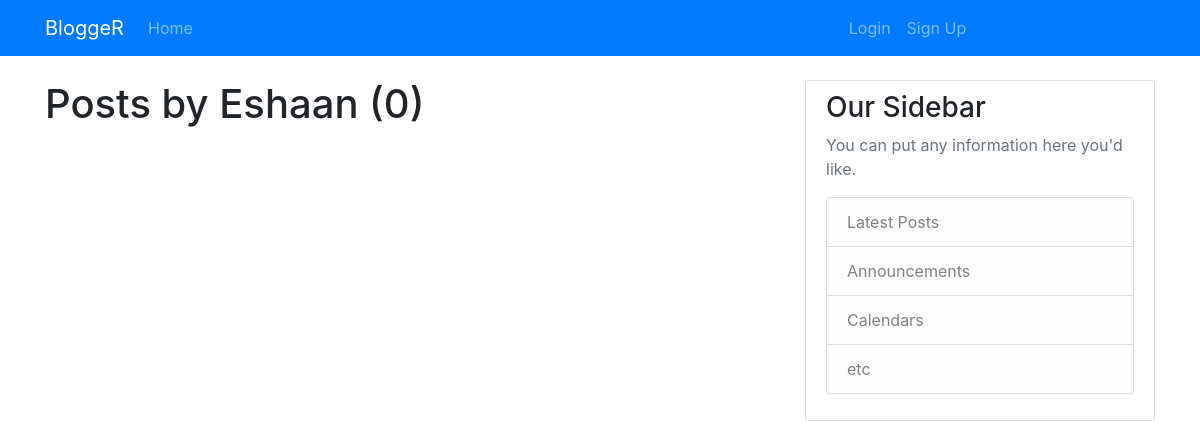
/user/Eshaan, run on an earlier commit of the app's database.
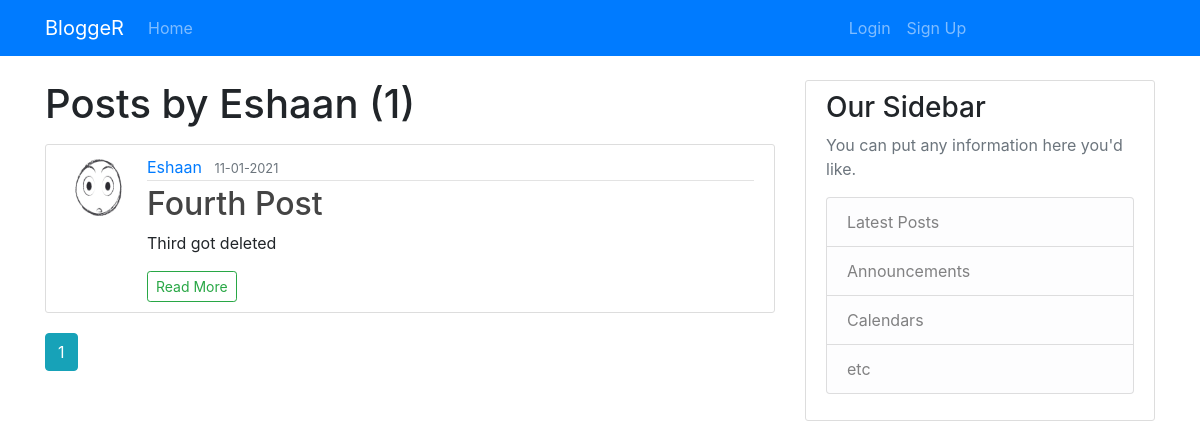
And on a later commit of the database.
### main/models.py (models this page shows, shortened)
class Post(db.Model):
    id = db.Column(db.Integer, primary_key=True)
    title = db.Column(db.String, nullable=False)
    date_posted = db.Column(db.DateTime, nullable=False,
                            default=datetime.utcnow)
    content = db.Column(db.Text, nullable=False)
    user_id = db.Column(db.Integer, db.ForeignKey('user.id'), nullable=False)

class User(db.Model,UserMixin):
    id = db.Column(db.Integer, primary_key=True)
    username = db.Column(db.String(20), unique=True, nullable=False)
    email = db.Column(db.String(120), unique=True, nullable=False)
    image_file = db.Column(db.String(20), unique=False,
                           nullable=False, default="default.jpg")
    password = db.Column(db.String(60), nullable=False)
    posts = db.relationship('Post',
                            backref=db.backref('author', lazy=True))

### main/routes.py (the view)
@app.route("/user/<string:username>")
def user_post(username):
    page=request.args.get('page',1,type=int)
    user=User.query.filter_by(username=username)\
        .first_or_404()
    posts=Post.query.filter_by(author=user)\
        .order_by(Post.date_posted.desc())\
            .paginate(page=page,per_page=3)
    return render_template('user_post.html',user=user,posts=posts)

### main/templates/user_post.html
{%extends "layout.html" %} {%block content%}
<h1 class="mb-3">Posts by {{user.username}} ({{posts.total}})</h1>
{%for post in posts.items%}
<article class="media content-section">
	<img src="{{url_for('static',filename='picture/'+post.author.image_file)}}" class='rounded-circle article-img'>
	<div class="media-body">
		<div class="article-metadata">
			<a class="mr-2" href="{{url_for('user_post',username=post.author.username)}}">{{ post.author.username }}</a>
			<small class="text-muted">{{ post.date_posted.strftime('%d-%m-%Y') }}</small>
		</div>
		<h2><a class="article-title" href="{{url_for('post',post_id=post.id)}}">{{ post.title }}</a></h2>
		<p class="article-content">{{ post.content[:500] }}</p>
		<a class='btn btn-outline-success btn-sm' href="{{url_for('post',post_id=post.id)}}">Read More</a>
	</div>
</article>
{%endfor%}
	{%for page_num in posts.iter_pages(left_edge=1,right_edge=1,left_current=1,right_current=2)%}
		{%if page_num%}
			{%if page_num==posts.page%}
				<a class="btn btn-info mb-4" href="{{url_for('user_post',username=user.username,page=page_num)}}">{{page_num}}</a>
			{%else%}
				<a class="btn btn-outline-info mb-4" href="{{url_for('user_post',username=user.username,page=page_num)}}">{{page_num}}</a>
			{%endif%}
		{%else%}
			...
		{%endif%}
	{%endfor%}
{%endblock content%}

What changed in the data, as far as the page shows it:
added Post: image_file (placeholder picture), author.username "Eshaan", date_posted "11-01-2021", title "Fourth Post", content "Third got deleted"
Also different on the page:
{{ posts.total }}: "0" → "1"
new list line: "1"
